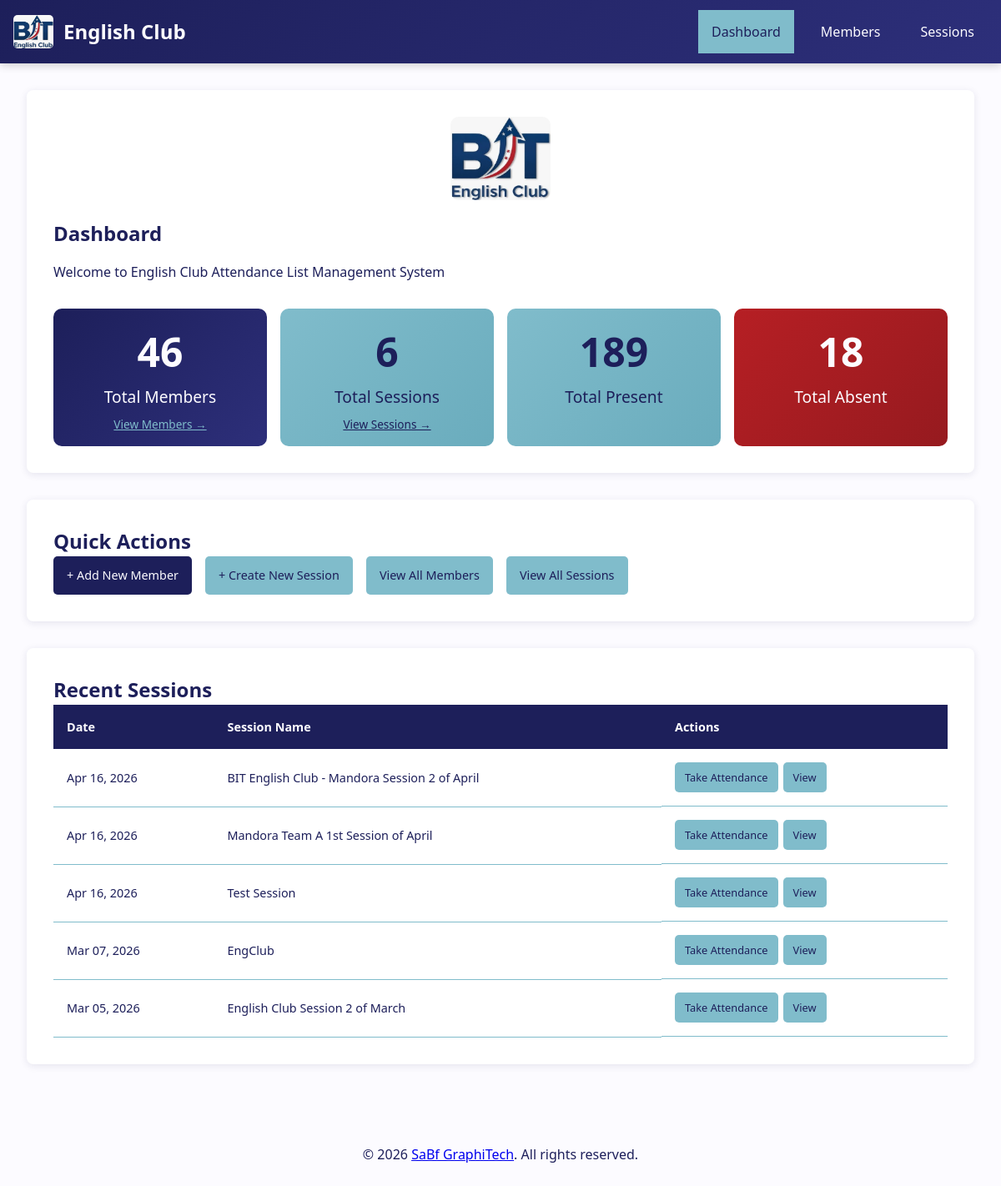
The page / on the database its author committed.
### tables this page shows
CREATE TABLE `attendance_sessions` (
  `id` int NOT NULL AUTO_INCREMENT,
  `session_date` date NOT NULL,
  `session_name` varchar(100) NOT NULL,
  `created_at` timestamp NULL DEFAULT CURRENT_TIMESTAMP,
  `session_time` time DEFAULT NULL,
  `session_team` varchar(100) DEFAULT NULL,
  PRIMARY KEY (`id`)
);

### config/database.php (called while the page is built, shortened)
<?php
class Database {
    private static $instance = null;
    private $connection;
    private $host = 'localhost';
    private $dbname = 'english_club';
    private $username = 'root';
    private $password = 'sabf2005';
    private $charset = 'utf8mb4';
    private function __construct() {
        $dsn = "mysql:host={$this->host};dbname={$this->dbname};charset={$this->charset}";
        $options = [
            PDO::ATTR_ERRMODE => PDO::ERRMODE_EXCEPTION,
            PDO::ATTR_DEFAULT_FETCH_MODE => PDO::FETCH_ASSOC,
            PDO::ATTR_EMULATE_PREPARES => false,
            PDO::ATTR_PERSISTENT => true,
        ];
        try {
            $this->connection = new PDO($dsn, $this->username, $this->password, $options);
        } catch (PDOException $e) {
            throw new PDOException("Database connection failed: " . $e->getMessage(), (int)$e->getCode());
        }
    }
    public static function getInstance() {
        if (self::$instance === null) {
            self::$instance = new self();
        }
        return self::$instance;
    }
    public function query($sql, $params = []) {
        try {
            $stmt = $this->connection->prepare($sql);
            $stmt->execute($params);
            return $stmt;
        } catch (PDOException $e) {
            throw new PDOException("Query failed: " . $e->getMessage(), (int)$e->getCode());
        }
    }
}

### models/Member.php (called while the page is built, shortened)
<?php
require_once __DIR__ . '/../config/database.php';
class Member {
    private $db;
    public function __construct() {
        $this->db = Database::getInstance();
    }
    public function count() {
        $sql = "SELECT COUNT(*) as total FROM members";
        $stmt = $this->db->query($sql);
        $result = $stmt->fetch();
        return $result['total'];
    }
}

### models/AttendanceSession.php (called while the page is built, shortened)
<?php
require_once __DIR__ . '/../config/database.php';
class AttendanceSession {
    private $db;
    public function __construct() {
        $this->db = Database::getInstance();
    }
    public function count() {
        $sql = "SELECT COUNT(*) as total FROM attendance_sessions";
        $stmt = $this->db->query($sql);
        $result = $stmt->fetch();
        return $result['total'];
    }
    public function getRecent($limit = 5) {
        $sql = "SELECT * FROM attendance_sessions ORDER BY session_date DESC LIMIT ?";
        $stmt = $this->db->query($sql, [$limit]);
        return $stmt->fetchAll();
    }
}

### models/AttendanceRecord.php (called while the page is built, shortened)
<?php
require_once __DIR__ . '/../config/database.php';
class AttendanceRecord {
    private $db;
    public function __construct() {
        $this->db = Database::getInstance();
    }
    public function getOverallStats() {
        $sql = "SELECT
                    COUNT(DISTINCT session_id) as total_sessions,
                    COUNT(*) as total_records,
                    SUM(CASE WHEN status = 'present' THEN 1 ELSE 0 END) as present,
                    SUM(CASE WHEN status = 'absent' THEN 1 ELSE 0 END) as absent,
                    SUM(CASE WHEN status = 'excused' THEN 1 ELSE 0 END) as excused
                FROM attendance_records";
        $stmt = $this->db->query($sql);
        return $stmt->fetch();
    }
}

### views/dashboard.php (the view)
<div class="card">
    <div class="dashboard-logo">
        <img src="assets/logo_bit_en.jpg" alt="English Club Logo">
    </div>
    <h2 class="card-title">Dashboard</h2>
    <p style="color: #1D1F5A; margin-bottom: 2rem;">Welcome to English Club Attendance List Management System</p>
    <div class="dashboard-stats">
        <div class="stat-item">
            <div class="stat-number"><?= $totalMembers ?? 0 ?></div>
            <div class="stat-label">Total Members</div>
            <a href="?page=members" class="stat-link" style="color: #80BCCB;">View Members →</a>
        </div>
        <div class="stat-item alt">
            <div class="stat-number"><?= $totalSessions ?? 0 ?></div>
            <div class="stat-label">Total Sessions</div>
            <a href="?page=sessions" class="stat-link" style="color: #1D1F5A;">View Sessions →</a>
        </div>
        <div class="stat-item alt">
            <div class="stat-number"><?= $overallStats['present'] ?? 0 ?></div>
            <div class="stat-label">Total Present</div>
        </div>
        <div class="stat-item danger">
            <div class="stat-number"><?= $overallStats['absent'] ?? 0 ?></div>
            <div class="stat-label">Total Absent</div>
        </div>
    </div>
</div>
<div class="card">
    <h2 class="card-title">Quick Actions</h2>
    <div class="quick-actions">
        <a href="?page=members&action=create" class="btn btn-primary">+ Add New Member</a>
        <a href="?page=sessions&action=create" class="btn btn-success">+ Create New Session</a>
        <a href="?page=members" class="btn btn-secondary">View All Members</a>
        <a href="?page=sessions" class="btn btn-secondary">View All Sessions</a>
    </div>
</div>
<div class="card">
    <h2 class="card-title">Recent Sessions</h2>
    <?php if (empty($recentSessions)): ?>
        <div class="empty-state">
            <div class="empty-state-title">No Sessions Yet</div>
            <div class="empty-state-description">
                Get started by creating your first attendance session.
            </div>
            <div class="empty-state-action">
                <a href="?page=sessions&action=create" class="btn btn-primary">Create First Session</a>
            </div>
        </div>
    <?php else: ?>
        <div class="table-responsive">
            <table>
                <thead>
                    <tr>
                        <th>Date</th>
                        <th>Session Name</th>
                        <th>Actions</th>
                    </tr>
                </thead>
                <tbody>
                    <?php foreach ($recentSessions as $session): ?>
                        <tr>
                            <td><?= htmlspecialchars(date('M d, Y', strtotime($session['session_date']))) ?></td>
                            <td><?= htmlspecialchars($session['session_name']) ?></td>
                            <td class="actions">
                                <a href="?page=sessions&action=take&id=<?= $session['id'] ?>" class="btn btn-success btn-sm">Take Attendance</a>
                                <a href="?page=sessions&action=view&id=<?= $session['id'] ?>" class="btn btn-secondary btn-sm">View</a>
                            </td>
                        </tr>
                    <?php endforeach; ?>
                </tbody>
            </table>
        </div>
    <?php endif; ?>
</div>

### index.php (shortened to what this page needs)
<?php
spl_autoload_register(function ($class) {
    $paths = [
        __DIR__ . '/models/',
        __DIR__ . '/controllers/',
        __DIR__ . '/config/'
    ];
    foreach ($paths as $path) {
        $file = $path . $class . '.php';
        if (file_exists($file)) {
            return;
        }
    }
});
$page = $_GET['page'] ?? 'dashboard';
$action = $_GET['action'] ?? 'index';
$isExport = ($page === 'sessions' && $action === 'export');
require_once __DIR__ . '/config/database.php';
$currentPage = $page;
if (!$isExport) {
    require_once __DIR__ . '/views/header.php';
}
try {
    switch ($page) {
        case 'dashboard':
            $memberModel = new Member();
            $sessionModel = new AttendanceSession();
            $recordModel = new AttendanceRecord();
            $totalMembers = $memberModel->count();
            $totalSessions = $sessionModel->count();
            $recentSessions = $sessionModel->getRecent(5);
            $overallStats = $recordModel->getOverallStats();
            include __DIR__ . '/views/dashboard.php';
            break;
    }
} catch (PDOException $e) {
    echo '<div class="alert alert-error">';
    echo '<h3>Database Error</h3>';
    echo '<p>Please make sure the database is set up correctly.</p>';
    echo '<p>Run the SQL schema in config/schema.sql to create the required tables.</p>';
    echo '<p>Error: ' . htmlspecialchars($e->getMessage()) . '</p>';
    echo '</div>';
} catch (Exception $e) {
    echo '<div class="alert alert-error">';
    echo '<h3>Error</h3>';
    echo '<p>' . htmlspecialchars($e->getMessage()) . '</p>';
    echo '</div>';
}
require_once __DIR__ . '/views/footer.php';

### views/header.php (shortened to what this page needs)
<!DOCTYPE html>
<html lang="en">
<head>
    <link rel="stylesheet" href="assets/css/style.css">
</head>
<body>
    <nav class="navbar">
        <div class="nav-container">
            <div class="nav-brand">
                <img src="assets/logo_bit_en.jpg" alt="English Club Logo" class="nav-logo-img">
                <span class="nav-title">English Club</span>
            </div>
            <ul class="nav-menu" id="navMenu">
                <li><a href="index.php" class="nav-link <?= ($currentPage ?? '') === 'dashboard' ? 'active' : '' ?>">Dashboard</a></li>
                <li><a href="?page=members" class="nav-link <?= ($currentPage ?? '') === 'members' ? 'active' : '' ?>">Members</a></li>
                <li><a href="?page=sessions" class="nav-link <?= ($currentPage ?? '') === 'sessions' ? 'active' : '' ?>">Sessions</a></li>
            </ul>
        </div>
    </nav>
    <div class="container">

### views/footer.php
    </div>
    <footer style="text-align: center; padding: 2rem; color: #1D1F5A; margin-top: 3rem;">
        <p>&copy; <?= date('Y') ?> <a href="https://sabfcode-portfolio.netlify.app" target="_blank">SaBf GraphiTech</a>. All rights reserved.</p>
    </footer>
</body>
</html>

### rows shown on the page
attendance_sessions: session_date "Apr 16, 2026", session_name "BIT English Club - Mandora Session 2 of April"
attendance_sessions: session_date "Apr 16, 2026", session_name "Mandora Team A 1st Session of April"
attendance_sessions: session_date "Apr 16, 2026", session_name "Test Session"
attendance_sessions: session_date "Mar 07, 2026", session_name "EngClub"
attendance_sessions: session_date "Mar 05, 2026", session_name "English Club Session 2 of March"

### other values the page prints
$totalMembers "46"
$totalSessions "6"
$overallStats['present'] "189"
$overallStats['absent'] "18"
